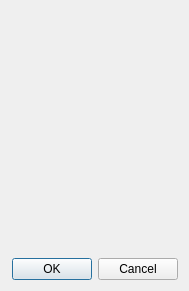
<?xml version="1.0" encoding="UTF-8"?>
<ui version="4.0">
 <class>DialogFilter</class>
 <widget class="QDialog" name="DialogFilter">
  <property name="geometry">
   <rect>
    <x>0</x>
    <y>0</y>
    <width>189</width>
    <height>291</height>
   </rect>
  </property>
  <property name="windowTitle">
   <string>Filter</string>
  </property>
  <layout class="QVBoxLayout" name="verticalLayout">
   <item>
    <widget class="FormFilter" name="widget" native="true"/>
   </item>
   <item>
    <widget class="QDialogButtonBox" name="buttonBox">
     <property name="orientation">
      <enum>Qt::Horizontal</enum>
     </property>
     <property name="standardButtons">
      <set>QDialogButtonBox::Cancel|QDialogButtonBox::Ok</set>
     </property>
    </widget>
   </item>
  </layout>
 </widget>
 <customwidgets>
  <customwidget>
   <class>FormFilter</class>
   <extends>QWidget</extends>
   <header>formfilter.h</header>
   <container>1</container>
  </customwidget>
 </customwidgets>
 <resources/>
 <connections>
  <connection>
   <sender>buttonBox</sender>
   <signal>accepted()</signal>
   <receiver>DialogFilter</receiver>
   <slot>accept()</slot>
   <hints>
    <hint type="sourcelabel">
     <x>248</x>
     <y>254</y>
    </hint>
    <hint type="destinationlabel">
     <x>157</x>
     <y>274</y>
    </hint>
   </hints>
  </connection>
  <connection>
   <sender>buttonBox</sender>
   <signal>rejected()</signal>
   <receiver>DialogFilter</receiver>
   <slot>reject()</slot>
   <hints>
    <hint type="sourcelabel">
     <x>316</x>
     <y>260</y>
    </hint>
    <hint type="destinationlabel">
     <x>286</x>
     <y>274</y>
    </hint>
   </hints>
  </connection>
 </connections>
</ui>
